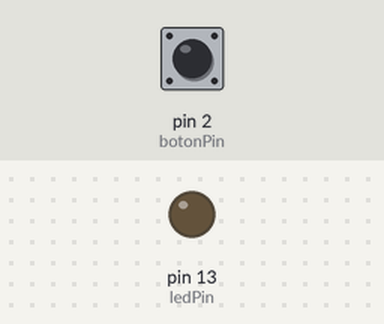
The sketch below on a simulated Arduino Uno, built with avr-gcc and run on an emulated ATmega328P. Parts: output pins drawn as LEDs (lit = HIGH). The inputs (shaded band) are chosen by the test bench; at power-on: pin 2 (botonPin) HIGH.

Above: at 1.2 s.
1.3 s: pin 2 (botonPin) pulled LOW for 0.15 s
At 1.37 s:
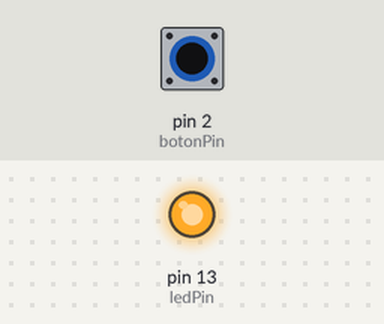
2.9 s: pin 2 (botonPin) pulled LOW for 3.2 s
At 7.1 s:
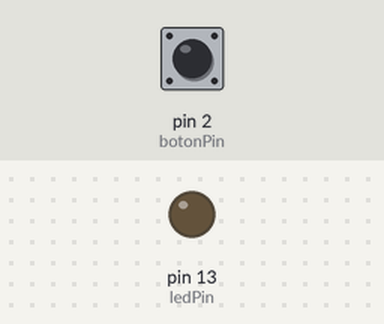
Timing chart, 0 to 8.6 s (numbered marks = the images above; inputs shaded):
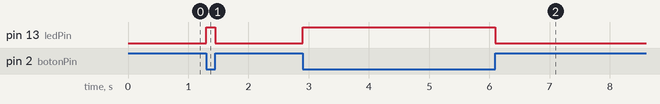

Measured:
- after the input at 1.3 s, pin 13 (ledPin): LOW → HIGH at once, → LOW 0.15 s later
- after the input at 2.9 s, pin 13 (ledPin): LOW → HIGH at once, → LOW 3.2 s later

The sketch:

Main.ino
```cpp
const byte botonPin = 2; //Pin al que está conectado el botón
const byte ledPin = 13; //Pin al que está conectado el led (led interno)

byte botonEstado = 0; //Variable donde se guarda el estado actual del botón

void setup()
{
	pinMode(botonPin, INPUT_PULLUP); //Colocar el pin 2 como una entrada pullup,
    //por lo que se activa una resistencia interna y ya no se necesita una por fuera
    pinMode(ledPin, OUTPUT); //Colocar el pin 13 como una salida
}

void loop()
{
	botonEstado = !digitalRead(botonPin); //Leed el pin del botón, y asignarlo al estado.
    //Se le asigna el contrario ya que al usar el pullup, va en sentido contrario
    if(botonEstado == 1){ //Si el estado es 1, enciende el led
        digitalWrite(ledPin, HIGH);
    }else{ //Si el estado es 0, apaga el led
        digitalWrite(ledPin, LOW);
    }
}
```
